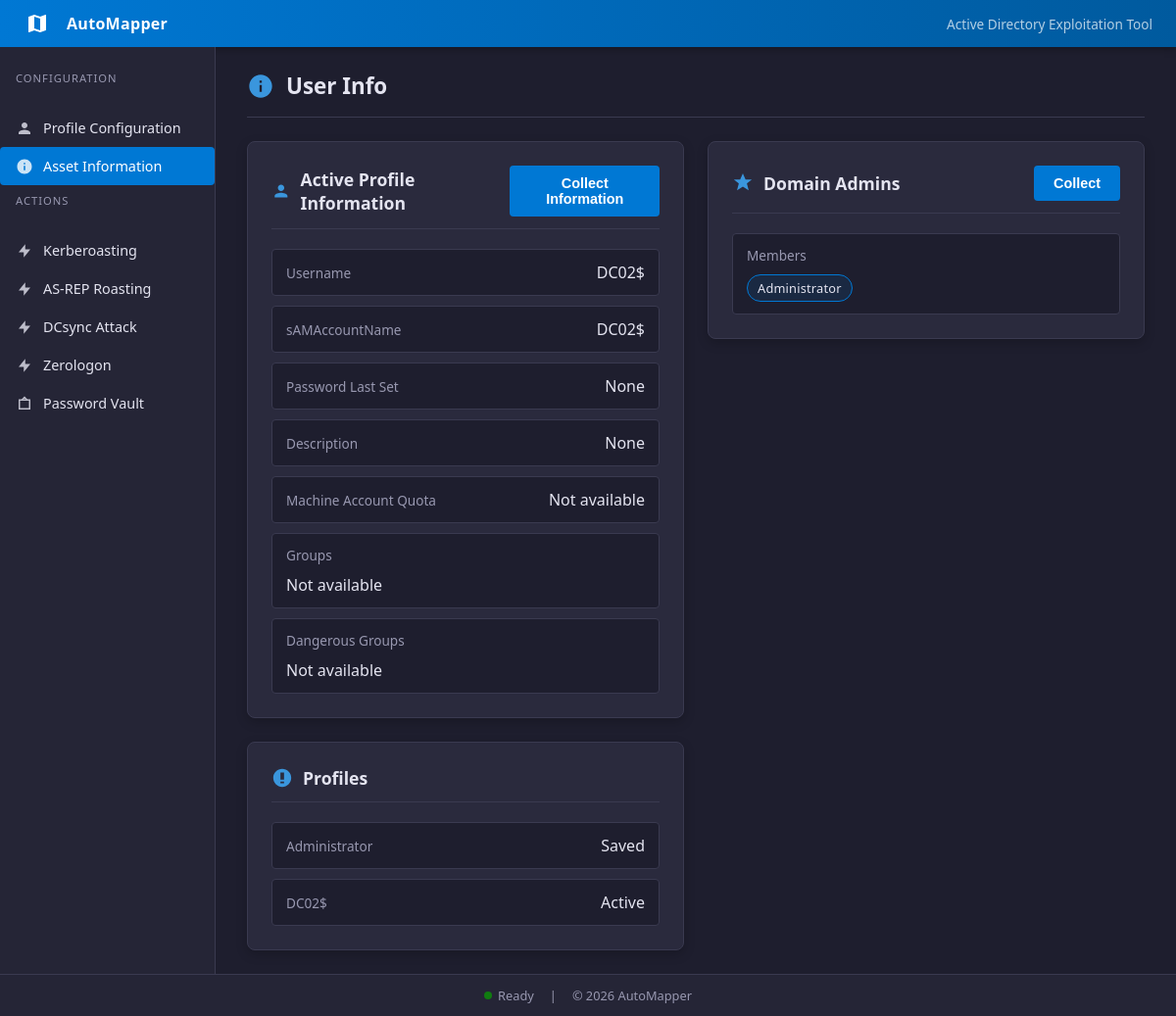
Screenshot of /user-info with the database file from the repository.
### tables this page shows
CREATE TABLE profiles (
    description text,
    name text,
    password text,
    ntlmHash text,
    domain text,
    dc_ip text,
    fqdn text
, username text, dc_fqdn text, profile_description text);

CREATE TABLE users (
    username text,
    description text,
    groups text,
    ntlmHash text,
    kerberosHash text,
    asrepHash text,
    password text,
    lastSet timestamp
, pwdLastSet text, machineAccountQuota text);

CREATE TABLE domain_admins (
    member text,
    collected_at timestamp
);

### app/routes/main.py (the view, shortened to what this page needs)
@main_bp.route("/user-info", methods=["GET", "POST"])
def user_info():
    creds = _get_creds()
    profiles = fetch_profiles()
    active_profile = get_active_profile()
    status_message = None
    error = None
    domain_admins_message = None
    domain_admins_error = None
    loaded_user = creds.get("username") if creds else None
    user_info = fetch_user_info(loaded_user) if loaded_user else None
    dangerous_groups = []
    dangerous_group_details = {}
    if user_info and user_info.get("pwdLastSet"):
        formatted = filetime_to_datetime(user_info.get("pwdLastSet"))
        if formatted:
            user_info["pwdLastSetDisplay"] = formatted
    return render_template(
        "user_info.html",
        creds=creds,
        profiles=profiles,
        active_profile=active_profile,
        status_message=status_message,
        error=error,
        domain_admins_message=domain_admins_message,
        domain_admins_error=domain_admins_error,
        user_info=user_info,
        dangerous_groups=dangerous_groups,
        dangerous_group_details=dangerous_group_details,
        domain_admins=fetch_domain_admins(),
    )

### app/db/database.py (called while the page is built)
def get_db():
    conn = sqlite3.connect(DB_PATH)
    conn.row_factory = sqlite3.Row
    return conn

def _normalize_username(value):
    if not value:
        return value
    return value.split("\\", 1)[-1]

def fetch_profiles():
    conn = get_db()
    try:
        rows = conn.execute(
            """
            SELECT name, username, password, domain, dc_ip, dc_fqdn, profile_description
            FROM profiles
            ORDER BY name
            """
        ).fetchall()
    finally:
        conn.close()
    profiles = {}
    for row in rows:
        profiles[row["name"]] = {
            "username": row["username"],
            "password": row["password"],
            "domain": row["domain"],
            "dc_ip": row["dc_ip"],
            "dc_fqdn": row["dc_fqdn"],
            "profile_description": row["profile_description"],
        }
    return profiles

def get_profile(name):
    conn = get_db()
    try:
        row = conn.execute(
            """
            SELECT name, username, password, domain, dc_ip, dc_fqdn, profile_description
            FROM profiles
            WHERE name = ?
            """,
            (name,),
        ).fetchone()
    finally:
        conn.close()
    if not row:
        return None
    return {
        "username": row["username"],
        "password": row["password"],
        "domain": row["domain"],
        "dc_ip": row["dc_ip"],
        "dc_fqdn": row["dc_fqdn"],
        "profile_description": row["profile_description"],
    }

def get_active_profile():
    conn = get_db()
    try:
        row = conn.execute(
            "SELECT value FROM app_state WHERE key = ?",
            ("active_profile",),
        ).fetchone()
    finally:
        conn.close()
    return row["value"] if row else None

def fetch_user_info(username):
    username = _normalize_username(username)
    if not username:
        return None
    conn = get_db()
    try:
        row = conn.execute(
            """
            SELECT username, description, pwdLastSet, groups, machineAccountQuota
            FROM users
            WHERE username = ?
            """,
            (username,),
        ).fetchone()
    finally:
        conn.close()
    if not row:
        return None
    return {
        "sAMAccountName": row["username"],
        "pwdLastSet": row["pwdLastSet"],
        "description": row["description"],
        "groups": row["groups"],
        "machineAccountQuota": row["machineAccountQuota"],
    }

### app/templates/user_info.html (shortened to what this page needs)
{% extends 'base.html' %}
{% block content %}
<div class="page-header">
  <svg viewBox="0 0 24 24"><path d="M12 2C6.48 2 2 6.48 2 12s4.48 10 10 10 10-4.48 10-10S17.52 2 12 2zm1 15h-2v-6h2v6zm0-8h-2V7h2v2z"/></svg>
  <h1 class="page-title">User Info</h1>
</div>
<div class="card-grid">
  <section class="card">
    <div class="card-header">
      <svg viewBox="0 0 24 24"><path d="M12 12c2.21 0 4-1.79 4-4s-1.79-4-4-4-4 1.79-4 4 1.79 4 4 4zm0 2c-2.67 0-8 1.34-8 4v2h16v-2c0-2.66-5.33-4-8-4z"/></svg>
      <h1>Active Profile Information</h1>
      {% if creds.username %}
      <form method="POST" style="margin-left: auto;">
        <button class="btn" name="action" value="collect" type="submit">
          Collect Information
        </button>
      </form>
      {% endif %}
    </div>
    {% if creds.username %}
    <div class="output">
      <div class="output-row">
        <span class="label">Username</span>
        <span class="value">{{ creds.username }}</span>
      </div>
      <div class="output-row">
        <span class="label">sAMAccountName</span>
        <span class="value">{{ user_info.sAMAccountName if user_info else 'Not available' }}</span>
      </div>
      <div class="output-row">
        <span class="label">Password Last Set</span>
        <span class="value">{{ user_info.pwdLastSetDisplay if user_info and user_info.pwdLastSetDisplay else (user_info.pwdLastSet if user_info else 'Not available') }}</span>
      </div>
      <div class="output-row">
        <span class="label">Description</span>
        <span class="value">{{ user_info.description if user_info else 'Not available' }}</span>
      </div>
      <div class="output-row">
        <span class="label">Machine Account Quota</span>
        {% if user_info and user_info.machineAccountQuota %}
        <span class="value">
          <span class="quota-pill">
            {{ user_info.machineAccountQuota }}
            <span class="quota-tooltip">
              <div class="tooltip-title">MachineAccountQuota</div>
              <div class="tooltip-row"><span class="tooltip-label">Attribute</span>ms-DS-MachineAccountQuota</div>
              <div class="tooltip-row"><span class="tooltip-label">Type</span>Active Directory domain attribute</div>
              <div class="tooltip-row"><span class="tooltip-label">Default</span>10</div>
              <div class="tooltip-row"><span class="tooltip-label">Description</span>Controls how many computer accounts a non-admin user can create in the domain.</div>
              <div class="tooltip-row"><span class="tooltip-label">Reason</span>A higher quota allows attackers to create machine accounts for abuse (e.g., resource-based constrained delegation or other attacks).</div>
              <div class="tooltip-links">
                <a href="https://learn.microsoft.com/en-us/windows/win32/adschema/a-ms-ds-machineaccountquota" target="_blank" rel="noopener noreferrer">Microsoft</a>
                <a href="https://www.thehacker.recipes/ad/movement/builtins/machineaccountquota" target="_blank" rel="noopener noreferrer">Exploitation</a>
              </div>
            </span>
          </span>
        </span>
        {% else %}
        <span class="value">Not available</span>
        {% endif %}
      </div>
      <div class="output-row stacked">
        <span class="label">Groups</span>
        {% if user_info and user_info.groups %}
        <ul class="group-list">
          {% for group in user_info.groups.split(',') %}
          {% set name = group | trim %}
          {% if name %}
          <li>{{ name }}</li>
          {% endif %}
          {% endfor %}
        </ul>
        {% else %}
        <span class="value">Not available</span>
        {% endif %}
      </div>
      <div class="output-row stacked">
        <span class="label">Dangerous Groups</span>
        {% if dangerous_groups %}
        <ul class="group-list dangerous-list">
          {% for group in dangerous_groups %}
          {% set detail = dangerous_group_details.get(group) %}
          <li class="group-pill">
            {{ group }}
            {% if detail %}
            <div class="group-tooltip">
              <div class="tooltip-title">{{ group }}</div>
              <div class="tooltip-row"><span class="tooltip-label">Scope</span>{{ detail.scope }}</div>
              <div class="tooltip-row"><span class="tooltip-label">Tier</span>{{ detail.tier }}</div>
              <div class="tooltip-row"><span class="tooltip-label">Description</span>{{ detail.description }}</div>
              <div class="tooltip-row"><span class="tooltip-label">Reason</span>{{ detail.danger_reason }}</div>
              {% if detail.docs %}
              <div class="tooltip-links">
                {% if detail.docs.microsoft %}
                <a href="{{ detail.docs.microsoft }}" target="_blank" rel="noopener noreferrer">Microsoft</a>
                {% endif %}
                {% if detail.docs.specterops %}
                <a href="{{ detail.docs.specterops }}" target="_blank" rel="noopener noreferrer">SpecterOps</a>
                {% endif %}
              </div>
              {% endif %}
            </div>
            {% endif %}
          </li>
          {% endfor %}
        </ul>
        {% else %}
        <span class="value">Not available</span>
        {% endif %}
      </div>
    </div>
    {% else %}
    <div class="notice">No user configured yet. Please submit credentials on the <a href="{{ url_for('main.index') }}" style="color: var(--accent-light);">User Configuration</a> page first.</div>
    {% endif %}
  </section>
  <section class="card">
    <div class="card-header">
      <svg viewBox="0 0 24 24"><path d="M12 1l3 7h7l-5.5 4.2L18.5 20 12 15.8 5.5 20l2-7.8L2 8h7z"/></svg>
      <h1>Domain Admins</h1>
      {% if creds.username %}
      <form method="POST" style="margin-left: auto;">
        <button class="btn" name="action" value="collect_domain_admins" type="submit">
          Collect
        </button>
      </form>
      {% endif %}
    </div>
    {% if creds.username %}
    {% if domain_admins and domain_admins.members %}
    <div class="output">
      <div class="output-row stacked">
        <span class="label">Members</span>
        <ul class="group-list">
          {% for member in domain_admins.members %}
          <li>{{ member }}</li>
          {% endfor %}
        </ul>
      </div>
    </div>
    {% else %}
    <div class="notice">No Domain Admins collected yet.</div>
    {% endif %}
    {% else %}
    <div class="notice">No user configured yet. Please submit credentials on the <a href="{{ url_for('main.index') }}" style="color: var(--accent-light);">User Configuration</a> page first.</div>
    {% endif %}
  </section>
  <section class="card">
    <div class="card-header">
      <svg viewBox="0 0 24 24"><path d="M12 2C6.48 2 2 6.48 2 12s4.48 10 10 10 10-4.48 10-10S17.52 2 12 2zm-2 14h4v2h-4v-2zm0-10h4v8h-4V6z"/></svg>
      <h1>Profiles</h1>
    </div>
    {% if profiles %}
    <div class="output">
      {% for profile_name in profiles.keys() %}
      <div class="output-row">
        <span class="label">{{ profile_name }}</span>
        <span class="value">{% if active_profile == profile_name %}Active{% else %}Saved{% endif %}</span>
      </div>
      {% endfor %}
    </div>
    {% else %}
    <div class="notice">No profiles saved yet. Create one in <a href="{{ url_for('main.index') }}" style="color: var(--accent-light);">User Configuration</a>.</div>
    {% endif %}
  </section>
</div>
{% endblock %}

### app/static/css/style.css (style rules this page uses)
:root { --bg: #1e1e2e; --sidebar: #252536; --card: #2a2a3d; --text: #e4e4f0; --muted: #9898b0; --accent: #0078d4; --accent-dark: #005a9e; --accent-light: #3a96dd; --success: #107c10; --warning: #ff8c00; --border: #3a3a50; --header-bg: linear-gradient(90deg, #0078d4, #005a9e); }
* { box-sizing: border-box; margin: 0; padding: 0; }
body { font-family: "Segoe UI", system-ui, -apple-system, sans-serif; background: var(--bg); color: var(--text); min-height: 100vh; display: flex; flex-direction: column; }
.page-header { display: flex; align-items: center; gap: 12px; margin-bottom: 24px; padding-bottom: 16px; border-bottom: 1px solid var(--border); }
.page-header svg { width: 28px; height: 28px; fill: var(--accent-light); }
.page-title { font-size: 1.4rem; font-weight: 600; }
.card { background: var(--card); border: 1px solid var(--border); border-radius: 8px; padding: 24px; max-width: 600px; box-shadow: 0 4px 12px rgba(0, 0, 0, 0.2); }
.card-grid { display: grid; grid-template-columns: repeat(2, minmax(0, 1fr)); gap: 24px; align-items: start; }
.card-grid .card { max-width: none; }
.card-header { display: flex; align-items: center; gap: 10px; margin-bottom: 20px; padding-bottom: 12px; border-bottom: 1px solid var(--border); }
.card-header svg { width: 22px; height: 22px; fill: var(--accent-light); }
.card h1 { font-size: 1.1rem; font-weight: 600; }
.btn { background: var(--accent); color: white; border: none; border-radius: 4px; padding: 10px 20px; cursor: pointer; font-weight: 600; font-size: 0.9rem; text-decoration: none; display: inline-flex; align-items: center; gap: 8px; transition: background 0.15s ease; }
.output { display: flex; flex-direction: column; gap: 10px; margin-top: 16px; }
.output-row { display: flex; justify-content: space-between; align-items: center; background: var(--bg); border: 1px solid var(--border); border-radius: 4px; padding: 12px 14px; }
.output-row.stacked { flex-direction: column; align-items: flex-start; gap: 10px; }
.output-row .label { color: var(--muted); font-size: 0.85rem; }
.output-row .value { color: var(--text); font-weight: 500; }
.group-list { list-style: none; padding: 0; margin: 0; display: flex; flex-wrap: wrap; gap: 8px 10px; }
.group-list li { background: rgba(0, 120, 212, 0.12); border: 1px solid var(--accent); color: var(--text); padding: 4px 10px; border-radius: 999px; font-size: 0.8rem; letter-spacing: 0.2px; }

### rows the page displays
profiles: username "DC02$", name "DC02$", shows "Active"
users: username "DC02$"
domain_admins: member "Administrator"
profiles: name "Administrator", shows "Saved"

### other values shown
{{ user_info.description if user_info else 'Not available' }} "None"
